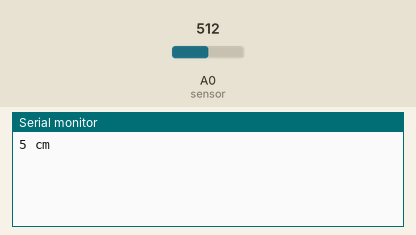
Bench run of a sketch on a simulated Arduino Uno, built with avr-gcc and run on an emulated ATmega328P. On the bench: the last lines printed to the serial monitor. The inputs (shaded band) are chosen by the test bench; at power-on: A0 (sensor) = 512.

Above: at 1.8 s.
1.9 s: A0 (sensor) set to 716
At 2.7 s:
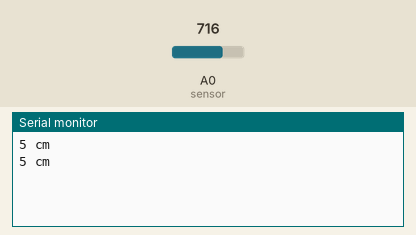
3.4 s: A0 (sensor) set to 900
At 4.8 s:
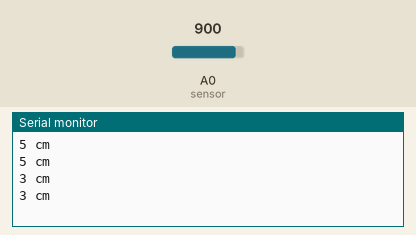
Timing chart, 0 to 6.4 s (numbered marks = the images above; inputs shaded):
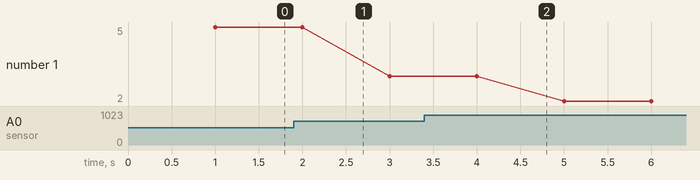

The sketch:

2.ino
```cpp
#define sensor A0 // Sharp IR GP2Y0A41SK0F (4-30cm, analog)

void setup() {
  Serial.begin(9600); // start the serial port
}

void loop() {

  // 5v
  float volts = analogRead(sensor)*0.0048828125;  // value from sensor * (5/1024)
  int distance = 13*pow(volts, -1); // worked out from datasheet graph
  delay(1000); // slow down serial port

  if (distance <= 30){
    Serial.print(distance);   // print the distance
    Serial.println(" cm");
  }
}
```

Measured:
- plotted number 1: 5 → 3 after the input at 1.9 s, 3 → 2 after the input at 3.4 s
